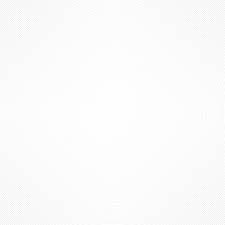
#> input picture white.jpg, 225 x 225 px; the run also reads 1 picture not shown here
$ python p1.py
#> lines starting #> are read from the running program, lines starting #| are printed output that depends on the picture
import cv2
import matplotlib.pyplot as plt

img1 = cv2.imread('white.jpg')
#> img1 is the input picture: shape (225, 225, 3); min 234, max 255, mean 251.1
NewImg1 = cv2.cvtColor(img1,cv2.COLOR_BGR2GRAY)
hist1 = cv2.calcHist(NewImg1,[0],None,[256],[0,256])
#> hist1 = 256 values, max 59 at index 249, min 0 at index 0, mean 0.879

img2 = cv2.imread('black.jpg')
NewImg2 = cv2.cvtColor(img2,cv2.COLOR_BGR2GRAY)
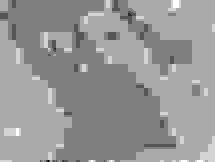
#> NewImg2: shape (162, 215); min 0, max 6, mean 3.55; drawn with min black and max white
hist2 = cv2.calcHist(NewImg2,[0],None,[256],[0,256])
#> hist2 = 256 values, max 104 at index 3, min 0 at index 0, mean 0.84

plt.plot(hist1)
plt.title('histogram(white)')
plt.xlabel("intensity")
plt.ylabel('pixels')
plt.show()
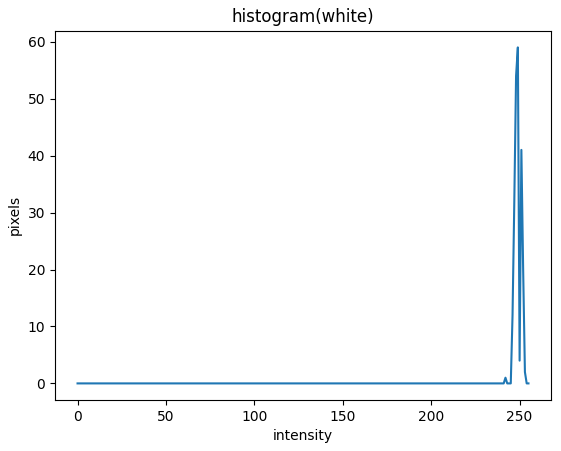
#> figure drawn by matplotlib, 1 panel; curve peaks at x = 249, y = 59
plt.plot(hist2)
plt.title('histogram(black)')
plt.xlabel("intensity")
plt.ylabel('pixels')
plt.show()
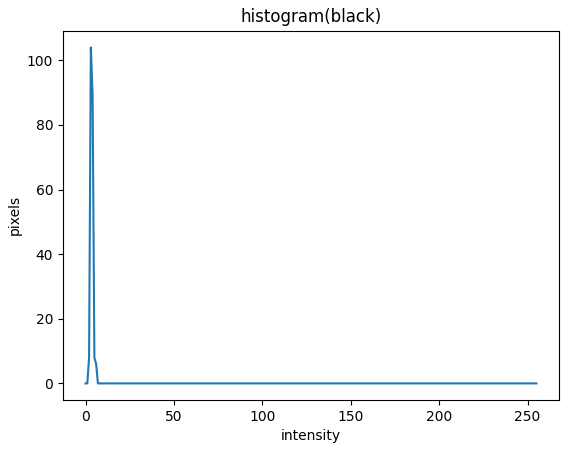
#> figure drawn by matplotlib, 1 panel; curve peaks at x = 3, y = 104
